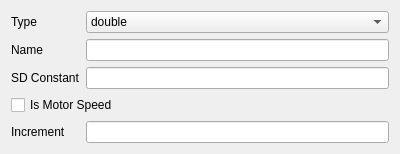
<?xml version="1.0" encoding="UTF-8"?>
<ui version="4.0">
 <class>Form</class>
 <widget class="QWidget" name="Form">
  <property name="geometry">
   <rect>
    <x>0</x>
    <y>0</y>
    <width>400</width>
    <height>139</height>
   </rect>
  </property>
  <property name="windowTitle">
   <string>Form</string>
  </property>
  <layout class="QGridLayout" name="gridLayout">
   <item row="3" column="0" colspan="2">
    <widget class="QCheckBox" name="is_motor_speed">
     <property name="text">
      <string>Is Motor Speed</string>
     </property>
    </widget>
   </item>
   <item row="0" column="0">
    <widget class="QLabel" name="label">
     <property name="text">
      <string>Type</string>
     </property>
    </widget>
   </item>
   <item row="1" column="1">
    <widget class="QLineEdit" name="field_name"/>
   </item>
   <item row="2" column="0">
    <widget class="QLabel" name="label_3">
     <property name="text">
      <string>SD Constant</string>
     </property>
    </widget>
   </item>
   <item row="0" column="1">
    <widget class="QComboBox" name="type_box">
     <item>
      <property name="text">
       <string>double</string>
      </property>
     </item>
     <item>
      <property name="text">
       <string>boolean</string>
      </property>
     </item>
     <item>
      <property name="text">
       <string>String</string>
      </property>
     </item>
     <item>
      <property name="text">
       <string/>
      </property>
     </item>
    </widget>
   </item>
   <item row="1" column="0">
    <widget class="QLabel" name="label_2">
     <property name="text">
      <string>Name</string>
     </property>
    </widget>
   </item>
   <item row="2" column="1">
    <widget class="QLineEdit" name="sd_constant"/>
   </item>
   <item row="4" column="1">
    <widget class="QLineEdit" name="sim_increment"/>
   </item>
   <item row="4" column="0">
    <widget class="QLabel" name="sim_increment_lbl">
     <property name="text">
      <string>Increment</string>
     </property>
    </widget>
   </item>
  </layout>
 </widget>
 <resources/>
 <connections/>
</ui>
